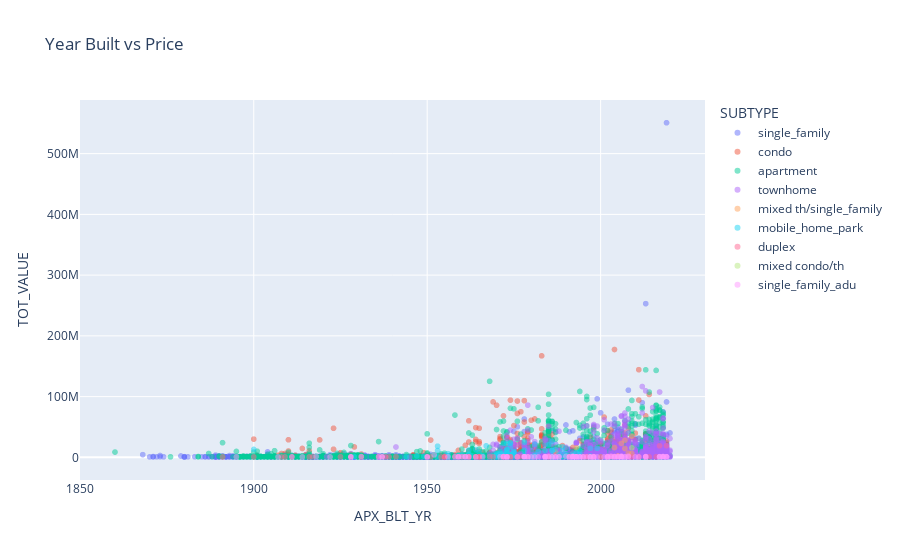

The notebook cell this image was saved under:
### Code cell
import plotly.express as px
fig = px.scatter(combined_df[(combined_df['APX_BLT_YR']!=0) & (combined_df['TOT_BD_FT2']<9000000)], x='APX_BLT_YR', y='TOT_VALUE', color='SUBTYPE', title='Year Built vs Price',opacity=.5)
fig.show()

### Figure 1 — Plotly figure (JSON) as saved in the notebook; plotly's stock layout.template omitted (floating-point values rounded to 4 significant figures; data arrays with more than 128 entries replaced by an {"elided": "..."} marker saying what was removed)
{"data": [{"hovertemplate": "SUBTYPE=single_family<br>APX_BLT_YR=%{x}<br>TOT_VALUE=%{y}<extra></extra>", "legendgroup": "single_family", "marker": {"color": "#636efa", "opacity": 0.5, "symbol": "circle"}, "mode": "markers", "name": "single_family", "showlegend": true, "type": "scattergl", "x": {"elided": "20149 int values"}, "xaxis": "x", "y": {"elided": "20149 int values"}, "yaxis": "y"}, {"hovertemplate": "SUBTYPE=condo<br>APX_BLT_YR=%{x}<br>TOT_VALUE=%{y}<extra></extra>", "legendgroup": "condo", "marker": {"color": "#EF553B", "opacity": 0.5, "symbol": "circle"}, "mode": "markers", "name": "condo", "showlegend": true, "type": "scattergl", "x": {"elided": "449 int values"}, "xaxis": "x", "y": {"elided": "449 int values"}, "yaxis": "y"}, {"hovertemplate": "SUBTYPE=apartment<br>APX_BLT_YR=%{x}<br>TOT_VALUE=%{y}<extra></extra>", "legendgroup": "apartment", "marker": {"color": "#00cc96", "opacity": 0.5, "symbol": "circle"}, "mode": "markers", "name": "apartment", "showlegend": true, "type": "scattergl", "x": {"elided": "2011 int values"}, "xaxis": "x", "y": {"elided": "2011 int values"}, "yaxis": "y"}, {"hovertemplate": "SUBTYPE=townhome<br>APX_BLT_YR=%{x}<br>TOT_VALUE=%{y}<extra></extra>", "legendgroup": "townhome", "marker": {"color": "#ab63fa", "opacity": 0.5, "symbol": "circle"}, "mode": "markers", "name": "townhome", "showlegend": true, "type": "scattergl", "x": {"elided": "837 int values"}, "xaxis": "x", "y": {"elided": "837 int values"}, "yaxis": "y"}, {"hovertemplate": "SUBTYPE=mixed th/single_family<br>APX_BLT_YR=%{x}<br>TOT_VALUE=%{y}<extra></extra>", "legendgroup": "mixed th/single_family", "marker": {"color": "#FFA15A", "opacity": 0.5, "symbol": "circle"}, "mode": "markers", "name": "mixed th/single_family", "showlegend": true, "type": "scattergl", "x": [2009, 2007, 2006, 2004, 1993, 2007, 1987, 2008, 2009, 2005], "xaxis": "x", "y": [34920780, 28138724, 22838425, 16185710, 15693298, 14575915, 8765198, 6938510, 6109940, 2256900], "yaxis": "y"}, {"hovertemplate": "SUBTYPE=mobile_home_park<br>APX_BLT_YR=%{x}<br>TOT_VALUE=%{y}<extra></extra>", "legendgroup": "mobile_home_park", "marker": {"color": "#19d3f3", "opacity": 0.5, "symbol": "circle"}, "mode": "markers", "name": "mobile_home_park", "showlegend": true, "type": "scattergl", "x": [1986, 1978, 1974, 1974, 1972, 1973, 1981, 1985, 1967, 1953, 1989, 1974, 1997, 1999, 1987, 1900, 1973, 1964, 1973, 1962, 1978, 1953, 1986, 1986, 1984, 1989, 1994, 1975, 1971, 1982, 1973, 1965, 1975, 1993, 1973, 1970, 1971, 1975, 1956, 1962, 1972, 1992, 1988, 1960, 1970, 1971, 1990, 1962, 1974, 1994, 1974, 1981, 1974, 1978, 1973, 1974, 1959, 1970, 1975, 1972, 1974, 1975, 1966, 1956, 1975, 1947, 1972, 1981, 1990, 1969, 1997, 1963, 1992, 1972, 1949, 1973, 1986, 1972, 1972, 1973, 1970, 1989, 1974, 2000, 1968, 1929, 1953, 1972, 1986, 1970, 1986, 1980, 1956, 1944], "xaxis": "x", "y": [26358300, 24742300, 24248000, 23385200, 22697500, 22594500, 21748600, 20920000, 18960500, 18389800, 17472300, 16888700, 14883800, 14826200, 13440600, 13010000, 12765400, 12698000, 12534800, 12036300, 11355400, 11257800, 11172160, 11020000, 10785866, 10678200, 10210000, 9440000, 9198600, 8988100, 8807000, 8791200, 8760600, 7724400, 7405900, 6401250, 6303125, 6191000, 6152000, 5500000, 5388105, 5330000, 5199000, 4967700, 4903600, 4802400, 4672868, 4182900, 4013500, 3880000, 3711900, 3525800, 3473200, 3452000, 3440000, 3275284, 3250000, 3150200, 3015700, 2904480, 2807000, 2778600, 2757600, 2675000, 2550000, 2372400, 2364000, 2282000, 2264400, 2214000, 2145000, 2060726, 2041200, 1976000, 1906700, 1892000, 1780000, 1779030, 1740000, 1573200, 1462100, 1338800, 1292625, 1287000, 1118200, 1060900, 1030000, 893738, 830453, 806000, 772442, 748618, 744999, 709900], "yaxis": "y"}, {"hovertemplate": "SUBTYPE=duplex<br>APX_BLT_YR=%{x}<br>TOT_VALUE=%{y}<extra></extra>", "legendgroup": "duplex", "marker": {"color": "#FF6692", "opacity": 0.5, "symbol": "circle"}, "mode": "markers", "name": "duplex", "showlegend": true, "type": "scattergl", "x": [2019, 2017, 2005, 1958, 2002, 2004, 1968, 1941, 2003, 1936, 1962, 1937, 1959, 1917, 1955, 1962, 1996, 1979, 1973, 1985, 2016, 1993, 1925, 1974, 2013, 2000, 1939, 1974, 2014, 1938, 1969, 1965, 1965, 2008, 1900, 1991, 1998, 1960, 1962, 1959, 1973, 1997, 1909, 2009, 2011, 1972, 1954, 2000, 1972, 1964, 1950, 1955, 1964, 1977, 1985, 1965, 1891, 1955, 1916, 1972, 1928, 1976, 1931, 1995, 1976, 1908, 1996, 1911, 1973, 1961, 1951, 1965], "xaxis": "x", "y": [19262512, 18976516, 1556001, 1257000, 1245800, 1226000, 1175101, 1149900, 1114000, 1058500, 1056000, 1053100, 1023300, 1015400, 1000900, 970000, 956000, 912400, 906000, 904000, 886000, 885400, 874700, 872000, 869800, 866000, 864900, 858900, 856600, 855200, 854000, 853100, 852000, 837600, 824300, 822000, 819100, 812600, 810000, 792000, 784000, 780300, 773800, 773700, 766600, 763002, 762200, 762000, 759900, 756000, 746300, 746000, 746000, 745100, 744000, 744000, 741400, 738000, 734200, 732000, 728700, 727900, 726400, 726000, 725900, 725700, 724500, 721600, 719800, 714400, 712600, 710000], "yaxis": "y"}, {"hovertemplate": "SUBTYPE=mixed condo/th<br>APX_BLT_YR=%{x}<br>TOT_VALUE=%{y}<extra></extra>", "legendgroup": "mixed condo/th", "marker": {"color": "#B6E880", "opacity": 0.5, "symbol": "circle"}, "mode": "markers", "name": "mixed condo/th", "showlegend": true, "type": "scattergl", "x": [2009], "xaxis": "x", "y": [15647700], "yaxis": "y"}, {"hovertemplate": "SUBTYPE=single_family_adu<br>APX_BLT_YR=%{x}<br>TOT_VALUE=%{y}<extra></extra>", "legendgroup": "single_family_adu", "marker": {"color": "#FF97FF", "opacity": 0.5, "symbol": "circle"}, "mode": "markers", "name": "single_family_adu", "showlegend": true, "type": "scattergl", "x": [1952, 2008, 2003, 1992, 1985, 2006, 2006, 1990, 2005, 1972, 2018, 1918, 2004, 1960, 1992, 2013, 1931, 1961, 2006, 1984, 2002, 1998, 2017, 2018, 1978, 2017, 2013, 1992, 2008, 1959, 1996, 2018, 1978, 2003, 1978, 2018, 1979, 1971, 2002, 1994, 1972, 1988, 1973, 2006, 1961, 1985, 1992, 1984, 1992, 1937, 2019, 1993, 2019, 1966, 2005, 2002, 1993, 1992, 1982, 1992, 1992, 1958, 2006, 1991, 1978, 1997, 1995, 1979, 1895, 2019, 1956, 1997, 1928, 1984, 1936, 2011, 2006, 2013, 1911, 1994, 2007, 1984, 1986, 2001, 1950, 1991, 2004, 1959, 1973, 2004, 1998, 1980, 1937, 1993, 2005, 1981, 1928, 1973, 1987, 1922, 1914, 1976, 2017, 1987, 1995, 2007, 1988, 1964, 1999, 1993, 1998, 1992, 1907, 1997, 1962, 1993, 2010, 1994, 1986, 1984, 1950, 1984], "xaxis": "x", "y": [4099000, 1987400, 1760200, 1712900, 1680500, 1626200, 1562300, 1548000, 1517100, 1347000, 1342700, 1339000, 1317800, 1290300, 1260700, 1229300, 1223300, 1190500, 1187100, 1183900, 1182900, 1171200, 1166100, 1147800, 1146700, 1116600, 1109400, 1103200, 1090500, 1076900, 1054900, 1036100, 1033400, 1030100, 1027700, 1002600, 983100, 971800, 971500, 964700, 959600, 956900, 955200, 941000, 940700, 939700, 935100, 934500, 928500, 925300, 924900, 915900, 913100, 904700, 886600, 883500, 865600, 861000, 851100, 848400, 843700, 842500, 834400, 831300, 829200, 829100, 827600, 819100, 817100, 813100, 810400, 804500, 804300, 802900, 800800, 800400, 798300, 797800, 796400, 794800, 788100, 787400, 780700, 780500, 779400, 774100, 772700, 772000, 769300, 768500, 767200, 766900, 763600, 763600, 763000, 762500, 761200, 761000, 757100, 751500, 749100, 747000, 744500, 743400, 743300, 739400, 736500, 735100, 731000, 728600, 727800, 726400, 723200, 720000, 719200, 716800, 716800, 713500, 713500, 713300, 711800, 710200], "yaxis": "y"}], "layout": {"legend": {"title": {"text": "SUBTYPE"}, "tracegroupgap": 0}, "title": {"text": "Year Built vs Price"}, "xaxis": {"anchor": "y", "domain": [0, 1], "title": {"text": "APX_BLT_YR"}}, "yaxis": {"anchor": "x", "domain": [0, 1], "title": {"text": "TOT_VALUE"}}}}
